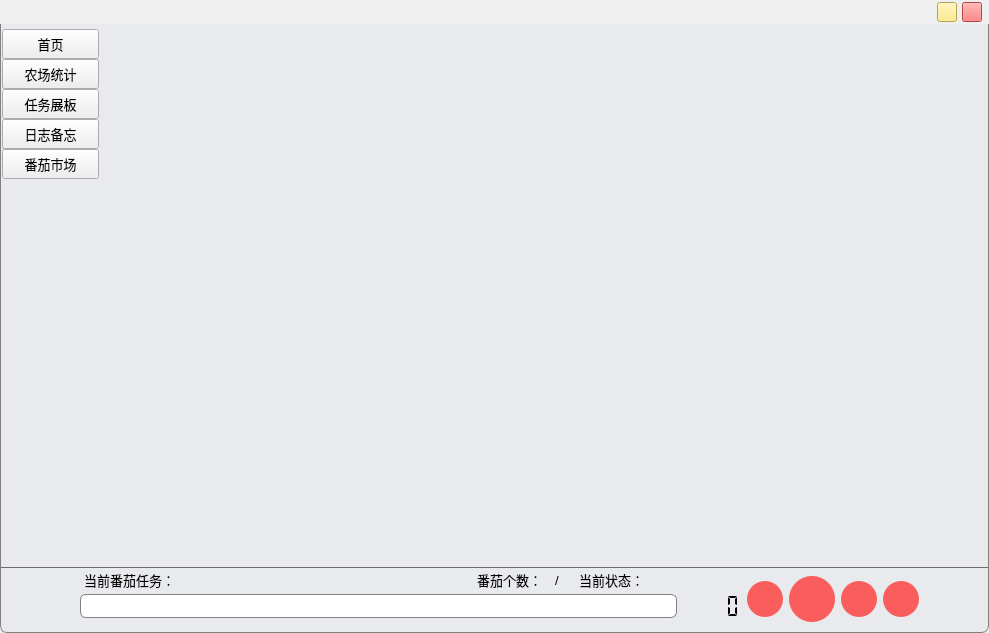
<?xml version="1.0" encoding="UTF-8"?>
<ui version="4.0">
 <class>MainWindow</class>
 <widget class="QMainWindow" name="MainWindow">
  <property name="windowModality">
   <enum>Qt::NonModal</enum>
  </property>
  <property name="geometry">
   <rect>
    <x>0</x>
    <y>0</y>
    <width>989</width>
    <height>633</height>
   </rect>
  </property>
  <property name="windowTitle">
   <string>MainWindow</string>
  </property>
  <widget class="QWidget" name="centralwidget">
   <property name="styleSheet">
    <string notr="true"/>
   </property>
   <layout class="QVBoxLayout" name="verticalLayout" stretch="0,10">
    <property name="spacing">
     <number>0</number>
    </property>
    <property name="leftMargin">
     <number>0</number>
    </property>
    <property name="topMargin">
     <number>0</number>
    </property>
    <property name="rightMargin">
     <number>0</number>
    </property>
    <property name="bottomMargin">
     <number>0</number>
    </property>
    <item>
     <widget class="QWidget" name="windowBar" native="true">
      <property name="styleSheet">
       <string notr="true">QWidget#windowBar{
background:gray;
border-top:1px solid gray;
border-right:1px solid gray;
border-left:1px solid gray;
border-top-left-radius:7px;
border-top-right-radius:7px;
}
#windowBar&gt;QPushButton{
border-radius:10px
}</string>
      </property>
      <layout class="QHBoxLayout" name="horizontalLayout">
       <property name="spacing">
        <number>5</number>
       </property>
       <property name="leftMargin">
        <number>7</number>
       </property>
       <property name="topMargin">
        <number>2</number>
       </property>
       <property name="rightMargin">
        <number>7</number>
       </property>
       <property name="bottomMargin">
        <number>2</number>
       </property>
       <item>
        <spacer name="horizontalSpacer">
         <property name="orientation">
          <enum>Qt::Horizontal</enum>
         </property>
         <property name="sizeHint" stdset="0">
          <size>
           <width>715</width>
           <height>20</height>
          </size>
         </property>
        </spacer>
       </item>
       <item>
        <widget class="QPushButton" name="miniPushButton">
         <property name="minimumSize">
          <size>
           <width>20</width>
           <height>20</height>
          </size>
         </property>
         <property name="maximumSize">
          <size>
           <width>20</width>
           <height>20</height>
          </size>
         </property>
         <property name="font">
          <font>
           <family>Microsoft YaHei UI</family>
           <pointsize>16</pointsize>
           <weight>75</weight>
           <italic>false</italic>
           <bold>true</bold>
           <underline>false</underline>
           <stylestrategy>PreferDefault</stylestrategy>
           <kerning>true</kerning>
          </font>
         </property>
         <property name="styleSheet">
          <string notr="true">QPushButton{
	background:#FEE66E;
}
QPushButton::hover{
	background:#c5b355;
}
QPushButton::pressed{
	background:#c5b355;
}
</string>
         </property>
         <property name="text">
          <string/>
         </property>
         <property name="icon">
          <iconset resource="../icon/icons.qrc">
           <normaloff>:/icon/miniShow_16.png</normaloff>:/icon/miniShow_16.png</iconset>
         </property>
         <property name="iconSize">
          <size>
           <width>10</width>
           <height>10</height>
          </size>
         </property>
        </widget>
       </item>
       <item>
        <widget class="QPushButton" name="closePushButton">
         <property name="minimumSize">
          <size>
           <width>20</width>
           <height>20</height>
          </size>
         </property>
         <property name="maximumSize">
          <size>
           <width>20</width>
           <height>20</height>
          </size>
         </property>
         <property name="font">
          <font>
           <family>Microsoft YaHei UI</family>
           <pointsize>9</pointsize>
           <weight>75</weight>
           <italic>false</italic>
           <bold>true</bold>
           <underline>false</underline>
           <stylestrategy>PreferDefault</stylestrategy>
           <kerning>true</kerning>
          </font>
         </property>
         <property name="styleSheet">
          <string notr="true">QPushButton{
	background:#F95D5C;
}
QPushButton::hover{
	background:#aa3e3e;
}
QPushButton::pressed{
	background:#aa3e3e;
}
</string>
         </property>
         <property name="text">
          <string/>
         </property>
         <property name="icon">
          <iconset resource="../icon/icons.qrc">
           <normaloff>:/icon/close_16.png</normaloff>:/icon/close_16.png</iconset>
         </property>
         <property name="iconSize">
          <size>
           <width>10</width>
           <height>10</height>
          </size>
         </property>
        </widget>
       </item>
      </layout>
     </widget>
    </item>
    <item>
     <widget class="QWidget" name="mainWidget" native="true">
      <property name="styleSheet">
       <string notr="true">QWidget#mainWidget{
background:#e9eaed;
border-bottom:1px solid gray;
border-right:1px solid gray;
border-left:1px solid gray;
border-bottom-left-radius:7px;
border-bottom-right-radius:7px;
}</string>
      </property>
      <layout class="QVBoxLayout" name="verticalLayout_2" stretch="9,0">
       <property name="spacing">
        <number>0</number>
       </property>
       <property name="leftMargin">
        <number>1</number>
       </property>
       <property name="topMargin">
        <number>0</number>
       </property>
       <property name="rightMargin">
        <number>1</number>
       </property>
       <property name="bottomMargin">
        <number>1</number>
       </property>
       <item>
        <layout class="QHBoxLayout" name="horizontalLayout_3" stretch="1,9">
         <property name="spacing">
          <number>0</number>
         </property>
         <item>
          <widget class="QWidget" name="toolWidget" native="true">
           <property name="font">
            <font>
             <family>微软雅黑 Light</family>
             <pointsize>10</pointsize>
            </font>
           </property>
           <property name="styleSheet">
            <string notr="true">#toolWidget{
	background:#dedede;
	border-right:1px solid #6d6d6d;
}
#toolWidget&gt;QPushButton{
	border:none;
}
#toolWidget&gt;QPushButton:hover{
	background:#c0d5d6;
}
#toolWidget&gt;QPushButton:checked{
    border-left:2px solid red;
	background:#c0d5d6;
}</string>
           </property>
           <layout class="QVBoxLayout" name="verticalLayout_3" stretch="0,0,0,0,0,0,0">
            <property name="spacing">
             <number>0</number>
            </property>
            <property name="sizeConstraint">
             <enum>QLayout::SetDefaultConstraint</enum>
            </property>
            <property name="leftMargin">
             <number>1</number>
            </property>
            <property name="topMargin">
             <number>5</number>
            </property>
            <property name="rightMargin">
             <number>1</number>
            </property>
            <property name="bottomMargin">
             <number>0</number>
            </property>
            <item>
             <widget class="QPushButton" name="firstPageButton">
              <property name="minimumSize">
               <size>
                <width>0</width>
                <height>30</height>
               </size>
              </property>
              <property name="font">
               <font>
                <family>Microsoft YaHei UI</family>
                <pointsize>10</pointsize>
                <weight>50</weight>
                <italic>false</italic>
                <bold>false</bold>
                <underline>false</underline>
                <strikeout>false</strikeout>
               </font>
              </property>
              <property name="text">
               <string>首页</string>
              </property>
              <property name="icon">
               <iconset resource="../icon/icons.qrc">
                <normaloff>:/icon/home_16.png</normaloff>:/icon/home_16.png</iconset>
              </property>
              <property name="checkable">
               <bool>true</bool>
              </property>
              <property name="autoExclusive">
               <bool>true</bool>
              </property>
              <property name="flat">
               <bool>false</bool>
              </property>
             </widget>
            </item>
            <item>
             <widget class="QPushButton" name="userInfoButton">
              <property name="minimumSize">
               <size>
                <width>0</width>
                <height>30</height>
               </size>
              </property>
              <property name="font">
               <font>
                <family>Microsoft YaHei UI</family>
                <pointsize>10</pointsize>
                <weight>50</weight>
                <italic>false</italic>
                <bold>false</bold>
                <underline>false</underline>
                <strikeout>false</strikeout>
               </font>
              </property>
              <property name="text">
               <string>农场统计</string>
              </property>
              <property name="icon">
               <iconset resource="../icon/icons.qrc">
                <normaloff>:/icon/stati.png</normaloff>:/icon/stati.png</iconset>
              </property>
              <property name="checkable">
               <bool>true</bool>
              </property>
              <property name="autoExclusive">
               <bool>true</bool>
              </property>
             </widget>
            </item>
            <item>
             <widget class="QPushButton" name="taskButton">
              <property name="minimumSize">
               <size>
                <width>0</width>
                <height>30</height>
               </size>
              </property>
              <property name="font">
               <font>
                <family>Microsoft YaHei UI</family>
                <pointsize>10</pointsize>
                <weight>50</weight>
                <italic>false</italic>
                <bold>false</bold>
                <underline>false</underline>
                <strikeout>false</strikeout>
               </font>
              </property>
              <property name="text">
               <string>任务展板</string>
              </property>
              <property name="icon">
               <iconset resource="../icon/icons.qrc">
                <normaloff>:/icon/task.png</normaloff>:/icon/task.png</iconset>
              </property>
              <property name="checkable">
               <bool>true</bool>
              </property>
              <property name="autoExclusive">
               <bool>true</bool>
              </property>
             </widget>
            </item>
            <item>
             <widget class="QPushButton" name="memoButton">
              <property name="minimumSize">
               <size>
                <width>0</width>
                <height>30</height>
               </size>
              </property>
              <property name="font">
               <font>
                <family>Microsoft YaHei UI</family>
                <pointsize>10</pointsize>
               </font>
              </property>
              <property name="text">
               <string>日志备忘</string>
              </property>
              <property name="icon">
               <iconset resource="../icon/icons.qrc">
                <normaloff>:/icon/dialog.png</normaloff>:/icon/dialog.png</iconset>
              </property>
              <property name="checkable">
               <bool>true</bool>
              </property>
             </widget>
            </item>
            <item>
             <widget class="QPushButton" name="marketButton">
              <property name="minimumSize">
               <size>
                <width>0</width>
                <height>30</height>
               </size>
              </property>
              <property name="font">
               <font>
                <family>Microsoft YaHei UI</family>
                <pointsize>10</pointsize>
                <weight>50</weight>
                <italic>false</italic>
                <bold>false</bold>
                <underline>false</underline>
                <strikeout>false</strikeout>
               </font>
              </property>
              <property name="text">
               <string>番茄市场</string>
              </property>
              <property name="icon">
               <iconset resource="../icon/icons.qrc">
                <normaloff>:/icon/market.png</normaloff>:/icon/market.png</iconset>
              </property>
              <property name="checkable">
               <bool>true</bool>
              </property>
              <property name="autoExclusive">
               <bool>true</bool>
              </property>
             </widget>
            </item>
            <item>
             <spacer name="verticalSpacer">
              <property name="orientation">
               <enum>Qt::Vertical</enum>
              </property>
              <property name="sizeHint" stdset="0">
               <size>
                <width>20</width>
                <height>40</height>
               </size>
              </property>
             </spacer>
            </item>
            <item>
             <layout class="QHBoxLayout" name="horizontalLayout_2">
              <property name="spacing">
               <number>0</number>
              </property>
              <item>
               <widget class="QPushButton" name="settingButton">
                <property name="minimumSize">
                 <size>
                  <width>25</width>
                  <height>25</height>
                 </size>
                </property>
                <property name="maximumSize">
                 <size>
                  <width>25</width>
                  <height>25</height>
                 </size>
                </property>
                <property name="toolTip">
                 <string>设置</string>
                </property>
                <property name="styleSheet">
                 <string notr="true">QPushButton{
	border:none;
}
QPushButton:pressed{
	border:1px solid white;
	background:#c0d5d6;
}</string>
                </property>
                <property name="text">
                 <string/>
                </property>
                <property name="icon">
                 <iconset resource="../icon/icons.qrc">
                  <normaloff>:/icon/setting.png</normaloff>:/icon/setting.png</iconset>
                </property>
               </widget>
              </item>
              <item>
               <widget class="QPushButton" name="introButton">
                <property name="minimumSize">
                 <size>
                  <width>25</width>
                  <height>25</height>
                 </size>
                </property>
                <property name="maximumSize">
                 <size>
                  <width>25</width>
                  <height>25</height>
                 </size>
                </property>
                <property name="toolTip">
                 <string>软件介绍</string>
                </property>
                <property name="styleSheet">
                 <string notr="true">QPushButton{
	border:none;
}
QPushButton:pressed{
	border:1px solid white;
	background:#c0d5d6;
}</string>
                </property>
                <property name="text">
                 <string/>
                </property>
                <property name="icon">
                 <iconset resource="../icon/icons.qrc">
                  <normaloff>:/icon/info.png</normaloff>:/icon/info.png</iconset>
                </property>
               </widget>
              </item>
              <item>
               <spacer name="horizontalSpacer_2">
                <property name="orientation">
                 <enum>Qt::Horizontal</enum>
                </property>
                <property name="sizeHint" stdset="0">
                 <size>
                  <width>40</width>
                  <height>20</height>
                 </size>
                </property>
               </spacer>
              </item>
             </layout>
            </item>
           </layout>
          </widget>
         </item>
         <item>
          <widget class="QStackedWidget" name="stackedWidget">
           <property name="frameShape">
            <enum>QFrame::NoFrame</enum>
           </property>
           <property name="frameShadow">
            <enum>QFrame::Plain</enum>
           </property>
          </widget>
         </item>
        </layout>
       </item>
       <item>
        <widget class="QWidget" name="DoingWidget" native="true">
         <property name="styleSheet">
          <string notr="true">#DoingWidget{
	border-top:1px solid #6d6d6d;
}</string>
         </property>
         <layout class="QHBoxLayout" name="horizontalLayout_4">
          <property name="leftMargin">
           <number>8</number>
          </property>
          <property name="topMargin">
           <number>0</number>
          </property>
          <property name="rightMargin">
           <number>8</number>
          </property>
          <property name="bottomMargin">
           <number>0</number>
          </property>
          <item>
           <widget class="QLabel" name="tomatoPicLabel">
            <property name="minimumSize">
             <size>
              <width>65</width>
              <height>65</height>
             </size>
            </property>
            <property name="maximumSize">
             <size>
              <width>65</width>
              <height>65</height>
             </size>
            </property>
            <property name="text">
             <string/>
            </property>
           </widget>
          </item>
          <item>
           <layout class="QVBoxLayout" name="verticalLayout_4" stretch="0,0">
            <property name="spacing">
             <number>0</number>
            </property>
            <property name="topMargin">
             <number>0</number>
            </property>
            <property name="bottomMargin">
             <number>13</number>
            </property>
            <item>
             <layout class="QHBoxLayout" name="horizontalLayout_5" stretch="0,0,0,0,0,0,0,0,0">
              <property name="spacing">
               <number>3</number>
              </property>
              <property name="leftMargin">
               <number>4</number>
              </property>
              <property name="topMargin">
               <number>1</number>
              </property>
              <property name="bottomMargin">
               <number>1</number>
              </property>
              <item>
               <widget class="QLabel" name="label_2">
                <property name="minimumSize">
                 <size>
                  <width>87</width>
                  <height>0</height>
                 </size>
                </property>
                <property name="maximumSize">
                 <size>
                  <width>87</width>
                  <height>16777215</height>
                 </size>
                </property>
                <property name="font">
                 <font>
                  <family>Microsoft YaHei UI</family>
                  <pointsize>10</pointsize>
                 </font>
                </property>
                <property name="text">
                 <string>当前番茄任务：</string>
                </property>
               </widget>
              </item>
              <item>
               <widget class="nameLabel" name="taskTitleLabel">
                <property name="minimumSize">
                 <size>
                  <width>300</width>
                  <height>0</height>
                 </size>
                </property>
                <property name="maximumSize">
                 <size>
                  <width>300</width>
                  <height>16777215</height>
                 </size>
                </property>
                <property name="font">
                 <font>
                  <family>Microsoft YaHei UI</family>
                  <pointsize>10</pointsize>
                 </font>
                </property>
                <property name="text">
                 <string/>
                </property>
                <property name="wordWrap">
                 <bool>false</bool>
                </property>
               </widget>
              </item>
              <item>
               <widget class="QLabel" name="label_4">
                <property name="minimumSize">
                 <size>
                  <width>64</width>
                  <height>0</height>
                 </size>
                </property>
                <property name="maximumSize">
                 <size>
                  <width>64</width>
                  <height>16777215</height>
                 </size>
                </property>
                <property name="font">
                 <font>
                  <family>Microsoft YaHei UI</family>
                  <pointsize>10</pointsize>
                 </font>
                </property>
                <property name="text">
                 <string>番茄个数：</string>
                </property>
               </widget>
              </item>
              <item>
               <widget class="QLabel" name="readyTomatoLabel">
                <property name="maximumSize">
                 <size>
                  <width>26</width>
                  <height>16777215</height>
                 </size>
                </property>
                <property name="font">
                 <font>
                  <family>Microsoft YaHei UI</family>
                  <pointsize>10</pointsize>
                 </font>
                </property>
                <property name="text">
                 <string/>
                </property>
               </widget>
              </item>
              <item>
               <widget class="QLabel" name="label_6">
                <property name="minimumSize">
                 <size>
                  <width>10</width>
                  <height>0</height>
                 </size>
                </property>
                <property name="maximumSize">
                 <size>
                  <width>10</width>
                  <height>16777215</height>
                 </size>
                </property>
                <property name="font">
                 <font>
                  <family>Microsoft YaHei UI</family>
                  <pointsize>10</pointsize>
                 </font>
                </property>
                <property name="text">
                 <string>/</string>
                </property>
               </widget>
              </item>
              <item>
               <widget class="QLabel" name="totalTomatoLabel">
                <property name="maximumSize">
                 <size>
                  <width>26</width>
                  <height>16777215</height>
                 </size>
                </property>
                <property name="font">
                 <font>
                  <family>Microsoft YaHei UI</family>
                  <pointsize>10</pointsize>
                 </font>
                </property>
                <property name="text">
                 <string/>
                </property>
               </widget>
              </item>
              <item>
               <widget class="QLabel" name="label_8">
                <property name="minimumSize">
                 <size>
                  <width>62</width>
                  <height>0</height>
                 </size>
                </property>
                <property name="maximumSize">
                 <size>
                  <width>62</width>
                  <height>16777215</height>
                 </size>
                </property>
                <property name="font">
                 <font>
                  <family>Microsoft YaHei UI</family>
                  <pointsize>10</pointsize>
                 </font>
                </property>
                <property name="text">
                 <string>当前状态：</string>
                </property>
               </widget>
              </item>
              <item>
               <widget class="QLabel" name="tomatoStageLabel">
                <property name="maximumSize">
                 <size>
                  <width>67</width>
                  <height>16777215</height>
                 </size>
                </property>
                <property name="font">
                 <font>
                  <family>Microsoft YaHei UI</family>
                  <pointsize>10</pointsize>
                 </font>
                </property>
                <property name="text">
                 <string/>
                </property>
               </widget>
              </item>
              <item>
               <spacer name="horizontalSpacer_3">
                <property name="orientation">
                 <enum>Qt::Horizontal</enum>
                </property>
                <property name="sizeHint" stdset="0">
                 <size>
                  <width>40</width>
                  <height>20</height>
                 </size>
                </property>
               </spacer>
              </item>
             </layout>
            </item>
            <item>
             <layout class="QHBoxLayout" name="horizontalLayout_6">
              <property name="spacing">
               <number>0</number>
              </property>
              <item>
               <widget class="QProgressBar" name="timeBar">
                <property name="styleSheet">
                 <string notr="true">#timeBar{
	color: rgb(244, 98, 98);
	border-radius:6px;
	border: 1px solid #808080;
}
#timeBar::chunk{
	border-radius:3px;
   	width:10px;
	background-color:#F95D5C;
   	margin:0.5px;

}</string>
                </property>
                <property name="value">
                 <number>0</number>
                </property>
                <property name="textVisible">
                 <bool>false</bool>
                </property>
                <property name="orientation">
                 <enum>Qt::Horizontal</enum>
                </property>
               </widget>
              </item>
              <item>
               <widget class="QLCDNumber" name="timeLcd">
                <property name="font">
                 <font>
                  <family>Agency FB</family>
                  <weight>50</weight>
                  <bold>false</bold>
                 </font>
                </property>
                <property name="styleSheet">
                 <string notr="true">#timeLcd{
	border:none;
}</string>
                </property>
                <property name="smallDecimalPoint">
                 <bool>false</bool>
                </property>
                <property name="digitCount">
                 <number>5</number>
                </property>
                <property name="segmentStyle">
                 <enum>QLCDNumber::Flat</enum>
                </property>
                <property name="intValue" stdset="0">
                 <number>0</number>
                </property>
               </widget>
              </item>
             </layout>
            </item>
           </layout>
          </item>
          <item>
           <widget class="QPushButton" name="redoTimerButton">
            <property name="minimumSize">
             <size>
              <width>36</width>
              <height>36</height>
             </size>
            </property>
            <property name="maximumSize">
             <size>
              <width>36</width>
              <height>36</height>
             </size>
            </property>
            <property name="toolTip">
             <string>重置番茄钟</string>
            </property>
            <property name="styleSheet">
             <string notr="true">QPushButton{
	border-radius:18px;
	border:none;
	background:#F95D5C;
}
QPushButton::pressed{
	background:#aa3e3e;
}</string>
            </property>
            <property name="text">
             <string/>
            </property>
            <property name="icon">
             <iconset resource="../icon/icons.qrc">
              <normaloff>:/icon/redo.png</normaloff>:/icon/redo.png</iconset>
            </property>
           </widget>
          </item>
          <item>
           <widget class="QPushButton" name="startTimerButton">
            <property name="minimumSize">
             <size>
              <width>46</width>
              <height>46</height>
             </size>
            </property>
            <property name="maximumSize">
             <size>
              <width>46</width>
              <height>46</height>
             </size>
            </property>
            <property name="toolTip">
             <string>开始任务番茄钟</string>
            </property>
            <property name="styleSheet">
             <string notr="true">QPushButton{
	border-radius:23px;
	border:none;
	background:#F95D5C;
}
QPushButton::pressed{
	background:#aa3e3e;
}</string>
            </property>
            <property name="text">
             <string/>
            </property>
            <property name="icon">
             <iconset resource="../icon/icons.qrc">
              <normaloff>:/icon/play.png</normaloff>:/icon/play.png</iconset>
            </property>
            <property name="iconSize">
             <size>
              <width>24</width>
              <height>24</height>
             </size>
            </property>
           </widget>
          </item>
          <item>
           <widget class="QPushButton" name="pauseTimerButton">
            <property name="minimumSize">
             <size>
              <width>36</width>
              <height>36</height>
             </size>
            </property>
            <property name="maximumSize">
             <size>
              <width>36</width>
              <height>36</height>
             </size>
            </property>
            <property name="toolTip">
             <string>暂停番茄钟</string>
            </property>
            <property name="styleSheet">
             <string notr="true">QPushButton{
	border-radius:18px;
	border:none;
	background:#F95D5C;
}
QPushButton::pressed{
	background:#aa3e3e;
}</string>
            </property>
            <property name="text">
             <string/>
            </property>
            <property name="icon">
             <iconset resource="../icon/icons.qrc">
              <normaloff>:/icon/pause.png</normaloff>:/icon/pause.png</iconset>
            </property>
           </widget>
          </item>
          <item>
           <widget class="QPushButton" name="stopTimerButton">
            <property name="minimumSize">
             <size>
              <width>36</width>
              <height>36</height>
             </size>
            </property>
            <property name="maximumSize">
             <size>
              <width>36</width>
              <height>36</height>
             </size>
            </property>
            <property name="toolTip">
             <string>停止番茄钟</string>
            </property>
            <property name="styleSheet">
             <string notr="true">QPushButton{
	border-radius:18px;
	border:none;
	background:#F95D5C;
}
QPushButton::pressed{
	background:#aa3e3e;
}</string>
            </property>
            <property name="text">
             <string/>
            </property>
            <property name="icon">
             <iconset resource="../icon/icons.qrc">
              <normaloff>:/icon/stop.png</normaloff>:/icon/stop.png</iconset>
            </property>
           </widget>
          </item>
          <item>
           <spacer name="horizontalSpacer_4">
            <property name="orientation">
             <enum>Qt::Horizontal</enum>
            </property>
            <property name="sizeType">
             <enum>QSizePolicy::Preferred</enum>
            </property>
            <property name="sizeHint" stdset="0">
             <size>
              <width>30</width>
              <height>20</height>
             </size>
            </property>
           </spacer>
          </item>
          <item>
           <widget class="QPushButton" name="miniSizeButton">
            <property name="minimumSize">
             <size>
              <width>25</width>
              <height>25</height>
             </size>
            </property>
            <property name="maximumSize">
             <size>
              <width>25</width>
              <height>25</height>
             </size>
            </property>
            <property name="toolTip">
             <string>迷你计时器</string>
            </property>
            <property name="styleSheet">
             <string notr="true">#miniSizeButton{
	border:none;
}
#miniSizeButton::pressed{
	background:#c0d5d6;
}</string>
            </property>
            <property name="text">
             <string/>
            </property>
            <property name="icon">
             <iconset resource="../icon/icons.qrc">
              <normaloff>:/icon/miniBar.png</normaloff>:/icon/miniBar.png</iconset>
            </property>
            <property name="iconSize">
             <size>
              <width>25</width>
              <height>25</height>
             </size>
            </property>
           </widget>
          </item>
         </layout>
        </widget>
       </item>
      </layout>
     </widget>
    </item>
   </layout>
  </widget>
 </widget>
 <customwidgets>
  <customwidget>
   <class>nameLabel</class>
   <extends>QLabel</extends>
   <header>namelabel.h</header>
  </customwidget>
 </customwidgets>
 <resources>
  <include location="../icon/icons.qrc"/>
 </resources>
 <connections>
  <connection>
   <sender>miniPushButton</sender>
   <signal>clicked()</signal>
   <receiver>MainWindow</receiver>
   <slot>showMinimized()</slot>
   <hints>
    <hint type="sourcelabel">
     <x>1050</x>
     <y>9</y>
    </hint>
    <hint type="destinationlabel">
     <x>992</x>
     <y>-10</y>
    </hint>
   </hints>
  </connection>
  <connection>
   <sender>closePushButton</sender>
   <signal>clicked()</signal>
   <receiver>MainWindow</receiver>
   <slot>close()</slot>
   <hints>
    <hint type="sourcelabel">
     <x>1085</x>
     <y>10</y>
    </hint>
    <hint type="destinationlabel">
     <x>937</x>
     <y>-1</y>
    </hint>
   </hints>
  </connection>
 </connections>
</ui>
